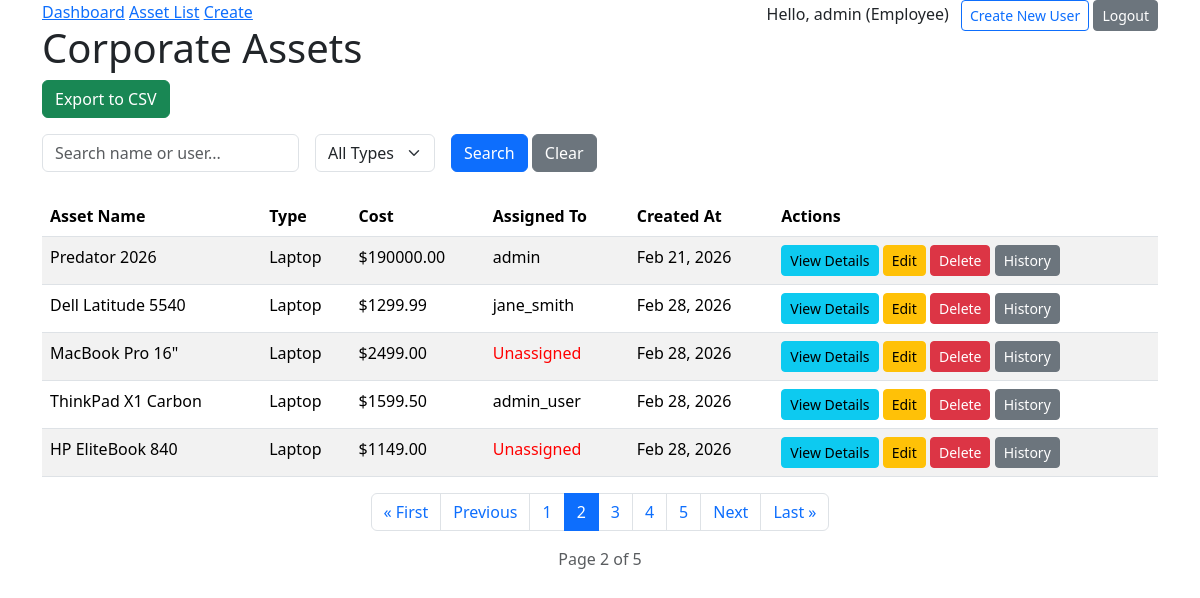
Screenshot of /list/?page=2 (signed in) with the database file from the repository.
### assets/models.py (models this page shows, shortened)
class User(AbstractUser):
    ROLE_CHOICES = (
        ('ADMIN', 'Administrator'),
        ('MANAGER', 'Manager'),
        ('EMPLOYEE', 'Employee'),
    )
    role = models.CharField(max_length=20, choices=ROLE_CHOICES, default='EMPLOYEE')
    @property
    def is_manager_or_admin(self):
        return self.role in ['ADMIN', 'MANAGER'] or self.is_superuser

class TimeStampedModel(models.Model):
    created_at = models.DateTimeField(auto_now_add=True)
    updated_at = models.DateTimeField(auto_now=True)
    class Meta:
        abstract = True

class Asset(TimeStampedModel):
    ASSET_TYPES = (
        ('LAPTOP', 'Laptop'),
        ('MONITOR', 'Monitor'),
        ('PHONE', 'Phone'),
        ('FURNITURE', 'Furniture'),
    )
    name = models.CharField(max_length=100)
    asset_type = models.CharField(max_length=20, choices=ASSET_TYPES)
    cost = models.DecimalField(max_digits=10, decimal_places=2)
    assigned_to = models.ForeignKey(User, on_delete=models.SET_NULL, null=True, blank=True, related_name='assets')
    history = HistoricalRecords()

### assets/views.py (the view)
# urls.py: path('list/', AssetListView.as_view(), name='asset-list'),
class AssetListView(LoginRequiredMixin, ListView):
    model = Asset
    template_name = "assets/asset_list.html"
    context_object_name = "assets"
    paginate_by = 5  # Display only 5 assets per page
    def get_queryset(self):
        queryset = Asset.objects.select_related('assigned_to').all()
        asset_type = self.request.GET.get('asset_type')
        search_query = self.request.GET.get('search')
        if asset_type:
            queryset = queryset.filter(asset_type=asset_type)
        if search_query:
            queryset = queryset.filter(
                Q(name__icontains=search_query) |
                Q(assigned_to__username__icontains=search_query)
            )
        return queryset
    def get_context_data(self, **kwargs):
        context = super().get_context_data(**kwargs)
        context['asset_types'] = Asset.ASSET_TYPES
        return context

### assets/templates/assets/asset_list.html (shortened to what this page needs)
{% extends "assets/base.html" %}
{% block content %}
    <h1>Corporate Assets</h1>
    <div class="mb-3">
        <a href="{% url 'export-csv' %}" class="btn btn-success"> Export to CSV</a>
    </div>
    <form method="GET" class="row g-3 mb-4">
        <div class="col-auto">
            <input type="text" name="search" class="form-control" placeholder="Search name or user..." value="{{ request.GET.search }}">
        </div>
        <div class="col-auto">
            <select name="asset_type" class="form-select">
                <option value="">All Types</option>
            </select>
        </div>
        <div class="col-auto">
            <button type="submit" class="btn btn-primary">Search</button>
            <a href="{% url "asset-list" %}" class="btn btn-secondary">Clear</a>
        </div>
    </form>
    <table class="table table-striped">
        <thead>
            <tr>
                <th>Asset Name</th>
                <th>Type</th>
                <th>Cost</th>
                <th>Assigned To</th>
                <th>Created At</th>
                <th>Actions</th>
            </tr>
        </thead>
        <tbody>
            {% for asset in assets %}
            <tr>
                <td>{{ asset.name }}</td>
                <td>{{ asset.get_asset_type_display }}</td>
                <td>${{ asset.cost }}</td>
                <td>
                    {% if asset.assigned_to %}
                        {{ asset.assigned_to.username }}
                    {% else %}
                        <span style="color:red">Unassigned</span>
                    {% endif %}
                </td>
                <td>{{ asset.created_at|date:"M d, Y" }}</td>
                <td>
                    <a href="{% url 'asset-detail' asset.pk %}" class="btn btn-info btn-sm">View Details</a>
                    {% if user.is_manager_or_admin %}
                        <a href="{% url "asset-update" asset.pk %}" class="btn btn-warning btn-sm">Edit</a>
                        <a href="{% url "asset-delete" asset.pk %}" class="btn btn-danger btn-sm">Delete</a>
                        <a href="{% url 'asset-history' asset.pk %}" class="btn btn-sm btn-secondary">History</a>
                    {% endif %}
                </td>
            </tr>
            {% endfor %}
        </tbody>
    </table>
    {% if is_paginated %}
    <nav aria-label="Asset list pagination">
        <ul class="pagination justify-content-center">
            {% if page_obj.has_previous %}
                <li class="page-item">
                    <a class="page-link" href="?page=1{% if request.GET.search %}&search={{ request.GET.search }}{% endif %}{% if request.GET.asset_type %}&asset_type={{ request.GET.asset_type }}{% endif %}">&laquo; First</a>
                </li>
                <li class="page-item">
                    <a class="page-link" href="?page={{ page_obj.previous_page_number }}">Previous</a>
                </li>
            {% endif %}
            {% for num in page_obj.paginator.page_range %}
                {% if page_obj.number == num %}
                    <li class="page-item active">
                        <span class="page-link">{{ num }}</span>
                    </li>
                {% else %}
                    <li class="page-item">
                        <a class="page-link" href="?page={{ num }}{% if request.GET.search %}&search={{ request.GET.search }}{% endif %}{% if request.GET.asset_type %}&asset_type={{ request.GET.asset_type }}{% endif %}">{{ num }}</a>
                    </li>
                {% endif %}
            {% endfor %}
            {% if page_obj.has_next %}
                <li class="page-item">
                    <a class="page-link" href="?page={{ page_obj.next_page_number }}">Next</a>
                </li>
                <li class="page-item">
                    <a class="page-link" href="?page={{ page_obj.paginator.num_pages }}">Last &raquo;</a>
                </li>
            {% endif %}
        </ul>
    </nav>
    <p class="text-center text-muted">Page {{ page_obj.number }} of {{ page_obj.paginator.num_pages }}</p>
    {% endif %}
{% endblock %}

### assets/templates/assets/base.html (shortened to what this page needs)
<!DOCTYPE html>
<html>
<head>
    <link href="https://cdn.jsdelivr.net/npm/bootstrap@5.3.8/dist/css/bootstrap.min.css" rel="stylesheet">
</head>
<body class="container">
    <nav>
        <a href="{% url 'dashboard' %}">Dashboard</a>
        <a href="{% url 'asset-list' %}">Asset List</a>
        <a href="{% url 'asset-create' %}">Create</a>
        <div style="float:right">
            {% if user.is_authenticated %}
                <span>Hello, {{ user.username }} ({{ user.get_role_display }})</span>
                {% if user.is_manager_or_admin %}
                    <a href="{% url "register" %}" class="btn btn-outline-primary btn-sm ms-2">Create New User</a>
                {% endif %}
                <form action="{% url "logout" %}" method="post" style="display:inline">
                    <button type="submit" class="btn btn-secondary btn-sm">Logout</button>
                </form>
            {% else %}
                <a href="{% url 'login' %}" class="btn btn-primary btn-sm">Login</a>
            {% endif %}
        </div>
    </nav>
    {% block content %}{% endblock %}
</body>
</html>

### rows the page displays
User: username "admin", role "Employee"
Asset: name "Predator 2026", asset_type "Laptop", cost "190000.00", assigned_to.username "admin", created_at "Feb 21, 2026"
Asset: name "Dell Latitude 5540", asset_type "Laptop", cost "1299.99", assigned_to.username "jane_smith", created_at "Feb 28, 2026"
Asset: name "MacBook Pro 16\"", asset_type "Laptop", cost "2499.00", shows "Unassigned", created_at "Feb 28, 2026"
Asset: name "ThinkPad X1 Carbon", asset_type "Laptop", cost "1599.50", assigned_to.username "admin_user", created_at "Feb 28, 2026"
Asset: name "HP EliteBook 840", asset_type "Laptop", cost "1149.00", shows "Unassigned", created_at "Feb 28, 2026"

### other values shown
{{ num }} "1" "3" "4" "5"
{{ num }} "2"
{{ page_obj.number }} "2"
{{ page_obj.paginator.num_pages }} "5"
